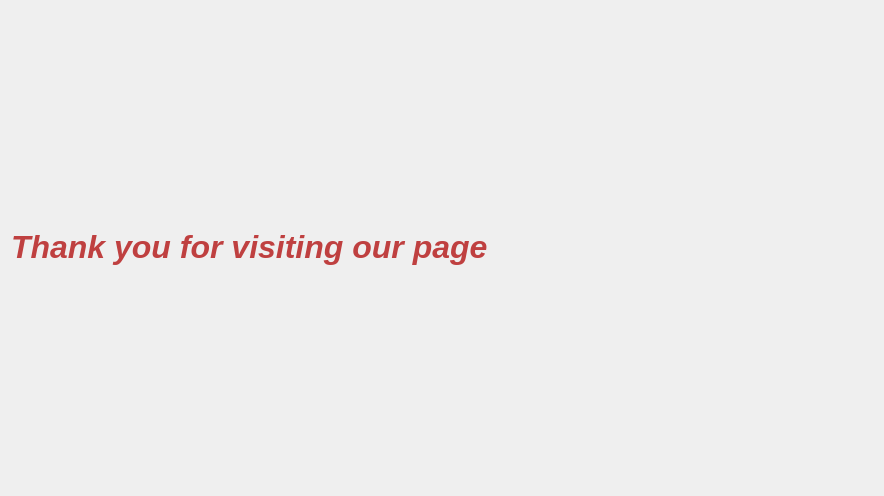
<?xml version="1.0" encoding="UTF-8"?>
<ui version="4.0">
 <class>Dialog</class>
 <widget class="QDialog" name="Dialog">
  <property name="geometry">
   <rect>
    <x>0</x>
    <y>0</y>
    <width>884</width>
    <height>496</height>
   </rect>
  </property>
  <property name="windowTitle">
   <string>Dialog</string>
  </property>
  <layout class="QVBoxLayout" name="verticalLayout">
   <item>
    <widget class="QLabel" name="Dialog_2">
     <property name="text">
      <string>&lt;html&gt;&lt;head/&gt;&lt;body&gt;&lt;p align=&quot;justify&quot;&gt;&lt;span style=&quot; font-size:24pt; font-weight:700; font-style:italic; color:#bf4040;&quot;&gt;Thank you for visiting our page&lt;/span&gt;&lt;/p&gt;&lt;/body&gt;&lt;/html&gt;</string>
     </property>
    </widget>
   </item>
  </layout>
 </widget>
 <resources/>
 <connections/>
</ui>
